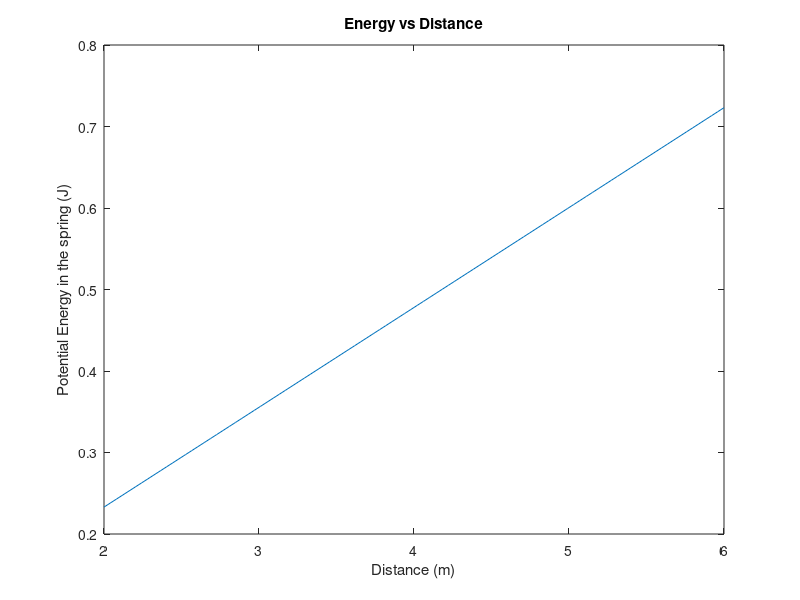
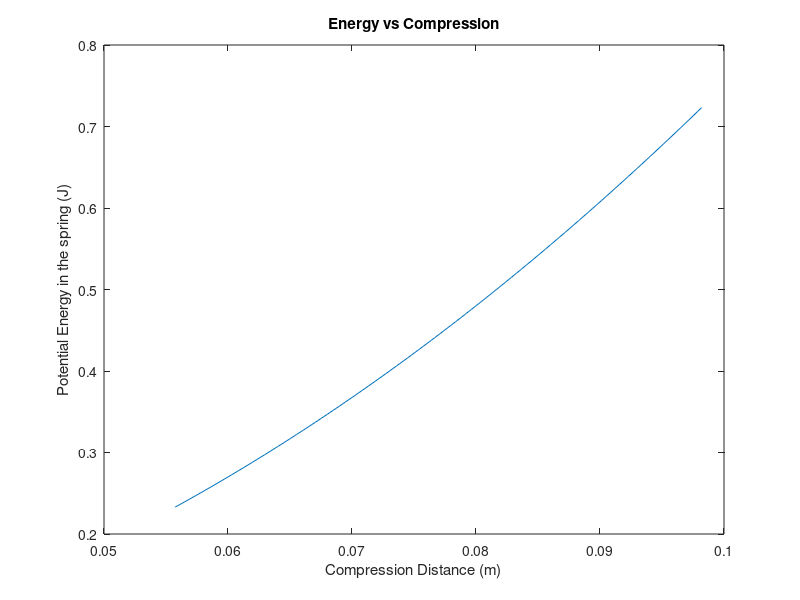

Here is the MATLAB script that generated these plots, in order:
clc
clear
close all 
%for all values of d
%independent:x 
%dependant:V
d=linspace(2,6);
alpha=(pi/4);
V=sqrt((-4.905*d.^2)./(((-0.105-(d*tan(alpha)))*(cos(alpha))^2)));
Ep=0.5*.025*(V.^2);
plot(d,Ep)
xlabel('Distance (m)')
ylabel('Potential Energy in the spring (J)')
title('Energy vs Distance')
xmax=0.1;
V_max=max(V);
k_min=0.025*((V_max^2)/(xmax^2));
k_min_mm=k_min/1000;

k=150;
if k_min<k
    x=V.*sqrt(0.025/k);
    figure 
    plot(x,Ep)
    xlabel('Compression Distance (m)')
    ylabel('Potential Energy in the spring (J)')
    title('Energy vs Compression')
elseif k_min>k 
    disp('Cannot reach the target')
end


    
